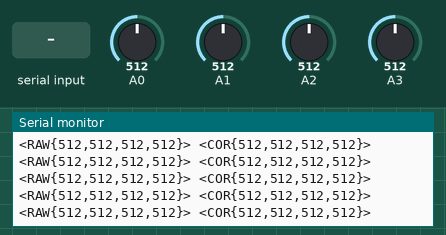
The sketch below on a simulated Arduino Leonardo, built with avr-gcc and run on an emulated ATmega32U4. On the bench: the last lines printed to the serial monitor. Inputs (shaded band) come from the test bench; at power-on: A0 = 512, A1 = 512, A2 = 512, A3 = 512. USB keyboard and mouse output is not drawn.

Above: at 1.2 s.
1.3 s: "*RAW_ON\n" received over Serial
2.8 s: "*LUT_DUMP{\n" received over Serial
4.3 s: "*LUT_DUMPALL\n" received over Serial
5.8 s: A0 set to 716
At 5.83 s:
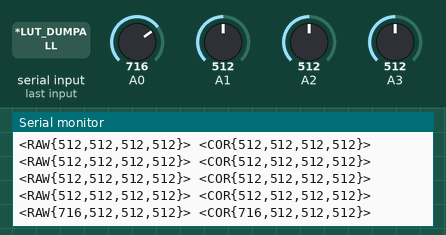
7.3 s: A1 set to 716
At 7.32 s:
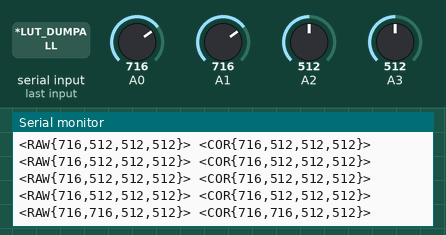
8.8 s: A2 set to 716
At 8.8 s:
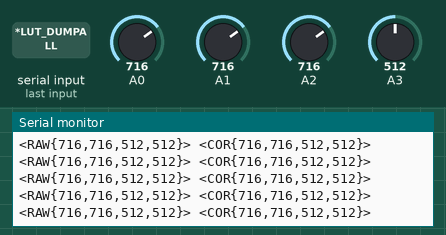
Timing chart, 0 to 11.3 s (numbered marks = the images above; inputs shaded):
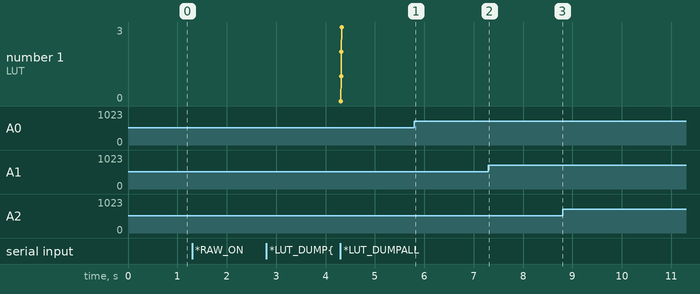

Measured:
- after the input at 5.8 s, the serial monitor: prints a new line at once (image 1)
- after the input at 7.3 s, the serial monitor: prints a new line at once (image 2)

The sketch:

Flight_Control_Debug.ino
```cpp
/*
Debug sketch for HID/analog troubleshooting.
Sends joystick HID reports and prints raw/processed values over Serial.
*/
#include <Arduino.h>
#include <EEPROM.h>
#include "Joystick.h"

Joystick_ Joystick(
    JOYSTICK_DEFAULT_REPORT_ID,
    JOYSTICK_TYPE_JOYSTICK,
    32,
    0,
    true,
    true,
    false,
    false,
    false,
    false,
    true,
    false,
    false,
    true,
    false);

const uint8_t AXIS_X = 0;
const uint8_t AXIS_Y = 1;
const uint8_t AXIS_RUDDER = 2;
const uint8_t AXIS_BRAKE = 3;
const uint8_t AXIS_COUNT = 4;
const uint8_t LUT_POINTS = 33;
const uint8_t SERIAL_BUF_MAX = 120;
const uint8_t EEPROM_MAGIC_ADDR = 0;
const uint8_t EEPROM_DATA_ADDR = 1;
const uint8_t EEPROM_MAGIC = 0xA5;

uint16_t axis_luts[AXIS_COUNT][LUT_POINTS];
uint16_t brake_min = 0;
uint16_t brake_max = 1023;
String serial_buffer;
bool serial_overflow = false;
bool raw_dump_enabled = true;
bool lut_enabled = true;
unsigned long last_dump_ms = 0;
const unsigned long dump_interval_ms = 50;

uint16_t x_i(uint8_t idx) {
  return (uint16_t)((1023UL * idx + 16) / 32);
}

int getCorrectedValue(int inputValue, const uint16_t *lut) {
  if (inputValue <= 0) {
    return lut[0];
  }
  if (inputValue >= 1023) {
    return lut[LUT_POINTS - 1];
  }
  uint8_t idx = (uint8_t)((inputValue * 32UL) / 1023UL);
  if (idx >= (LUT_POINTS - 1)) {
    idx = LUT_POINTS - 2;
  }
  uint16_t x0 = x_i(idx);
  uint16_t x1 = x_i(idx + 1);
  int32_t y0 = (int32_t)lut[idx];
  int32_t y1 = (int32_t)lut[idx + 1];
  if (x1 <= x0) {
    int out = (int)y0;
    if (out < 0) {
      return 0;
    }
    if (out > 1023) {
      return 1023;
    }
    return out;
  }
  int32_t num = (y1 - y0) * (inputValue - x0);
  int32_t den = (x1 - x0);
  int32_t out = y0 + (num / den);
  if (out < 0) {
    return 0;
  }
  if (out > 1023) {
    return 1023;
  }
  return (int)out;
}

void init_default_luts() {
  for (uint8_t axis = 0; axis < AXIS_COUNT; axis++) {
    for (uint8_t i = 0; i < LUT_POINTS; i++) {
      axis_luts[axis][i] = (uint16_t)((1023UL * i + 16) / 32);
    }
  }
  brake_min = axis_luts[AXIS_BRAKE][0];
  brake_max = axis_luts[AXIS_BRAKE][LUT_POINTS - 1];
}

void load_luts() {
  if (EEPROM.read(EEPROM_MAGIC_ADDR) != EEPROM_MAGIC) {
    init_default_luts();
    return;
  }
  EEPROM.get(EEPROM_DATA_ADDR, axis_luts);
  brake_min = axis_luts[AXIS_BRAKE][0];
  brake_max = axis_luts[AXIS_BRAKE][LUT_POINTS - 1];
}

void dump_raw(int x, int y, int r, int b, int cx, int cy, int cr, int cb) {
  Serial.print("<RAW{");
  Serial.print(x); Serial.print(',');
  Serial.print(y); Serial.print(',');
  Serial.print(r); Serial.print(',');
  Serial.print(b);
  Serial.print("}>");
  Serial.print(" <COR{");
  Serial.print(cx); Serial.print(',');
  Serial.print(cy); Serial.print(',');
  Serial.print(cr); Serial.print(',');
  Serial.print(cb);
  Serial.println("}>");
}

void dump_axis(int axis) {
  Serial.print("<LUT{");
  Serial.print(axis);
  for (uint8_t i = 0; i < LUT_POINTS; i++) {
    Serial.print(',');
    Serial.print(axis_luts[axis][i]);
  }
  Serial.println("}>");
}

void dump_all() {
  for (uint8_t i = 0; i < AXIS_COUNT; i++) {
    dump_axis(i);
  }
}

void handle_command(const String &line) {
  if (line == "*RAW_ON") {
    raw_dump_enabled = true;
    Serial.println("<OK>");
    return;
  }
  if (line == "*RAW_OFF") {
    raw_dump_enabled = false;
    Serial.println("<OK>");
    return;
  }
  if (line == "*LUT_ON") {
    lut_enabled = true;
    Serial.println("<OK>");
    return;
  }
  if (line == "*LUT_OFF") {
    lut_enabled = false;
    Serial.println("<OK>");
    return;
  }
  if (line == "*LUT_DEFAULT") {
    init_default_luts();
    Serial.println("<OK>");
    return;
  }
  if (line.startsWith("*LUT_DUMP{")) {
    int left = line.indexOf('{');
    int right = line.lastIndexOf('}');
    if (left < 0 || right <= left) {
      Serial.println("<ERR>");
      return;
    }
    int axis = line.substring(left + 1, right).toInt();
    if (axis < 0 || axis >= AXIS_COUNT) {
      Serial.println("<ERR>");
      return;
    }
    dump_axis(axis);
    return;
  }
  if (line == "*LUT_DUMPALL") {
    dump_all();
    return;
  }
  if (line == "*PING") {
    Serial.println("<OK>");
    return;
  }
  Serial.println("<ERR>");
}

void poll_serial() {
  while (Serial.available() > 0) {
    char c = (char)Serial.read();
    if (c == 13) {
      continue;
    }
    if (c == 10) {
      if (serial_overflow) {
        serial_overflow = false;
        serial_buffer = "";
        continue;
      }
      if (serial_buffer.length() > 0) {
        handle_command(serial_buffer);
        serial_buffer = "";
      }
      continue;
    }
    if (serial_overflow) {
      continue;
    }
    if (serial_buffer.length() < SERIAL_BUF_MAX) {
      serial_buffer += c;
    } else {
      serial_overflow = true;
    }
  }
}

void setup() {
  pinMode(A0, INPUT);
  pinMode(A1, INPUT);
  pinMode(A2, INPUT);
  pinMode(A3, INPUT);
  Serial.begin(115200);
  Joystick.begin(false);
  Joystick.setXAxisRange(0, 1023);
  Joystick.setYAxisRange(0, 1023);
  Joystick.setRudderRange(0, 1023);
  Joystick.setBrakeRange(0, 1023);
  load_luts();
  Serial.println("<READY>");
}

void loop() {
  poll_serial();

  int x = analogRead(A0);
  int y = analogRead(A1);
  int rudder = analogRead(A2);
  int brake = analogRead(A3);

  x = constrain(x, 0, 1023);
  y = constrain(y, 0, 1023);
  rudder = constrain(rudder, 0, 1023);
  brake = constrain(brake, 0, 1023);

  int brake_scaled = map(brake, 0, 1023, brake_min, brake_max);
  brake_scaled = constrain(brake_scaled, brake_min, brake_max);

  int cx = x;
  int cy = y;
  int cr = rudder;
  int cb = brake_scaled;
  if (lut_enabled) {
    cx = getCorrectedValue(x, axis_luts[AXIS_X]);
    cy = getCorrectedValue(y, axis_luts[AXIS_Y]);
    cr = getCorrectedValue(rudder, axis_luts[AXIS_RUDDER]);
    cb = getCorrectedValue(brake_scaled, axis_luts[AXIS_BRAKE]);
  }

  Joystick.setXAxis(cx);
  Joystick.setYAxis(cy);
  Joystick.setRudder(cr);
  Joystick.setBrake(cb);
  Joystick.sendState();

  unsigned long now = millis();
  if (raw_dump_enabled && (now - last_dump_ms >= dump_interval_ms)) {
    last_dump_ms = now;
    dump_raw(x, y, rudder, brake, cx, cy, cr, cb);
  }

  delay(10);
}
```
